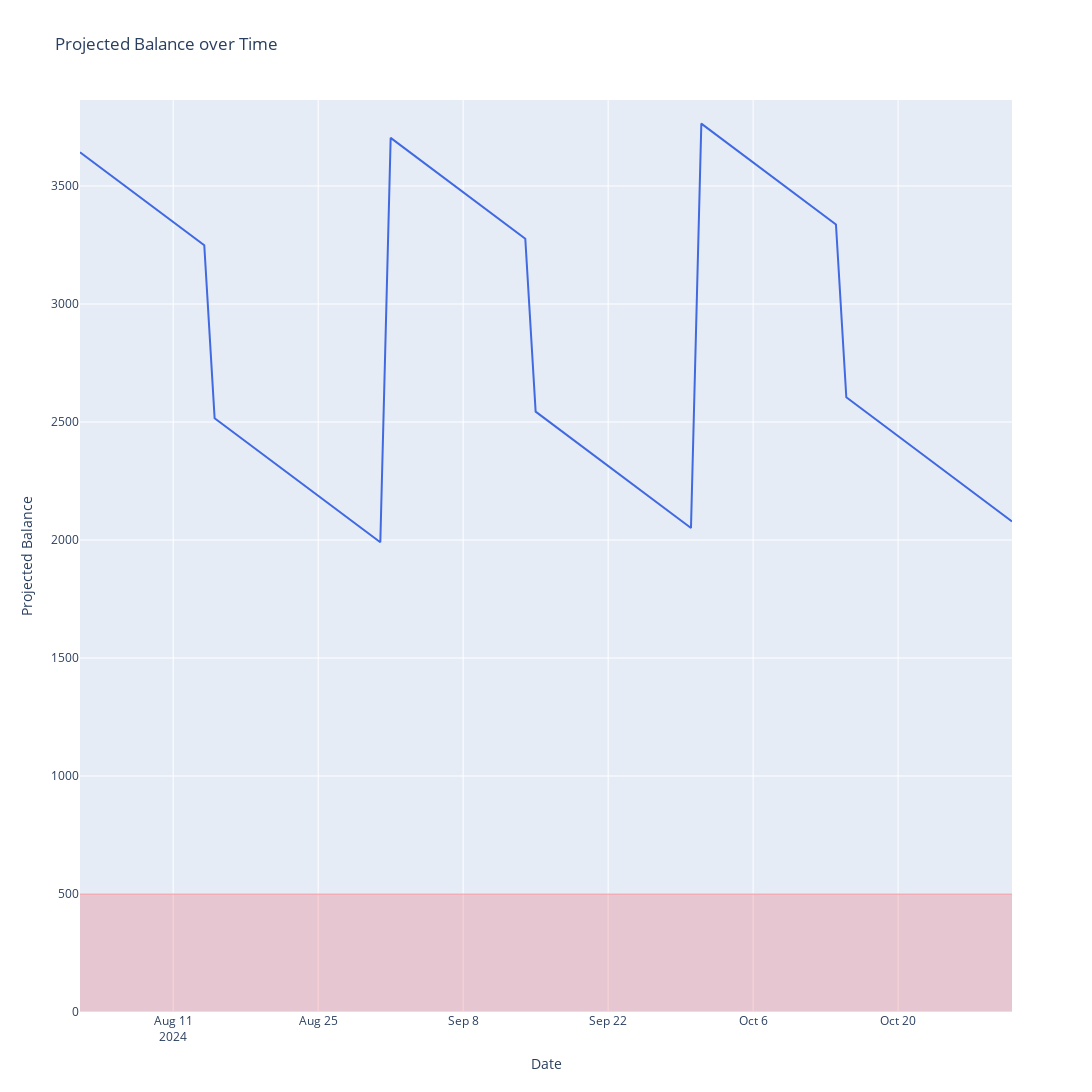

Source (notebook cell):
### Markdown cell above
### Older analysis

### Code cell
## [de-activated] Line chart
colour_danger_zone = 'rgba(232, 49, 60, 0.2)'
shape_danger_zone = {
    'x0': start_date + timedelta(days=-1),
    'x1': df_forecast['date'].iloc[-1].date() + timedelta(days=1),
    'y0': 500,
    'y1': -200,
    'fillcolor': colour_danger_zone,
    'line': {'width': 2, 'color': colour_danger_zone}
}

# Create the line chart
fig_1 = go.Figure()

fig_1.add_trace(go.Scatter(
    x=df_forecast['date'],
    y=df_forecast['balance_projected'],
    mode='lines',
    name='Values',
    line=dict(color='royalblue'),
))

# Update layout
fig_1.update_layout(
    title='Projected Balance over Time',
    xaxis_title='Date',
    yaxis_title='Projected Balance',
    shapes=[shape_danger_zone],
    width=width_,
    height=height_,
    # Set default axis limits
    yaxis=dict(
        range=[0, df_forecast['balance_projected'].max() + 100]
    ),
    xaxis=dict(
        range=[start_date, df_forecast['date'].iloc[-1].date()]
    )
)

# Show the plot
fig_1.show()
